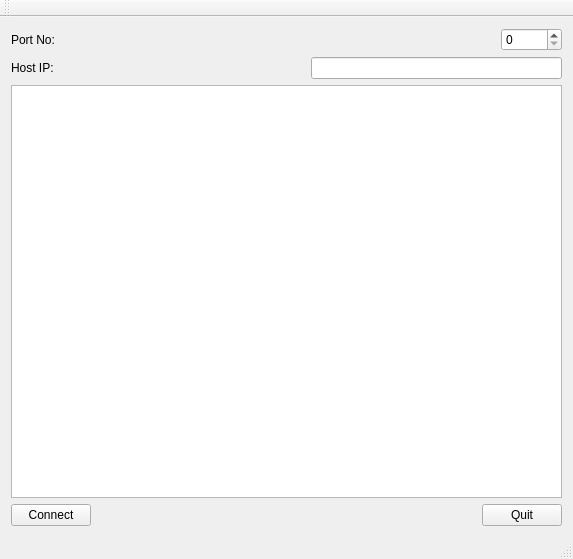
<?xml version="1.0" encoding="UTF-8"?>
<ui version="4.0">
 <class>TcpClient</class>
 <widget class="QMainWindow" name="TcpClient">
  <property name="geometry">
   <rect>
    <x>0</x>
    <y>0</y>
    <width>573</width>
    <height>559</height>
   </rect>
  </property>
  <property name="windowTitle">
   <string>TcpClient</string>
  </property>
  <widget class="QWidget" name="centralWidget">
   <layout class="QGridLayout" name="gridLayout">
    <item row="0" column="0">
     <layout class="QHBoxLayout" name="horizontalLayout_2">
      <item>
       <widget class="QLabel" name="label">
        <property name="text">
         <string>Port No:</string>
        </property>
       </widget>
      </item>
      <item>
       <spacer name="horizontalSpacer">
        <property name="orientation">
         <enum>Qt::Horizontal</enum>
        </property>
        <property name="sizeHint" stdset="0">
         <size>
          <width>40</width>
          <height>20</height>
         </size>
        </property>
       </spacer>
      </item>
      <item>
       <widget class="QSpinBox" name="portNo">
        <property name="maximum">
         <number>99999</number>
        </property>
       </widget>
      </item>
     </layout>
    </item>
    <item row="1" column="0">
     <layout class="QHBoxLayout" name="horizontalLayout">
      <item>
       <widget class="QLabel" name="label_2">
        <property name="text">
         <string>Host IP:</string>
        </property>
       </widget>
      </item>
      <item>
       <spacer name="horizontalSpacer_2">
        <property name="orientation">
         <enum>Qt::Horizontal</enum>
        </property>
        <property name="sizeHint" stdset="0">
         <size>
          <width>40</width>
          <height>20</height>
         </size>
        </property>
       </spacer>
      </item>
      <item>
       <widget class="QLineEdit" name="ipadd"/>
      </item>
     </layout>
    </item>
    <item row="2" column="0">
     <layout class="QVBoxLayout" name="verticalLayout">
      <item>
       <widget class="QListWidget" name="listInfoArea"/>
      </item>
      <item>
       <layout class="QHBoxLayout" name="horizontalLayout_3">
        <item>
         <widget class="QPushButton" name="connectBut">
          <property name="text">
           <string>Connect</string>
          </property>
         </widget>
        </item>
        <item>
         <spacer name="horizontalSpacer_3">
          <property name="orientation">
           <enum>Qt::Horizontal</enum>
          </property>
          <property name="sizeHint" stdset="0">
           <size>
            <width>40</width>
            <height>20</height>
           </size>
          </property>
         </spacer>
        </item>
        <item>
         <widget class="QPushButton" name="quitBut">
          <property name="text">
           <string>Quit</string>
          </property>
         </widget>
        </item>
       </layout>
      </item>
     </layout>
    </item>
   </layout>
  </widget>
  <widget class="QMenuBar" name="menuBar">
   <property name="geometry">
    <rect>
     <x>0</x>
     <y>0</y>
     <width>573</width>
     <height>19</height>
    </rect>
   </property>
  </widget>
  <widget class="QToolBar" name="mainToolBar">
   <attribute name="toolBarArea">
    <enum>TopToolBarArea</enum>
   </attribute>
   <attribute name="toolBarBreak">
    <bool>false</bool>
   </attribute>
  </widget>
  <widget class="QStatusBar" name="statusBar"/>
 </widget>
 <layoutdefault spacing="6" margin="11"/>
 <resources/>
 <connections/>
</ui>
